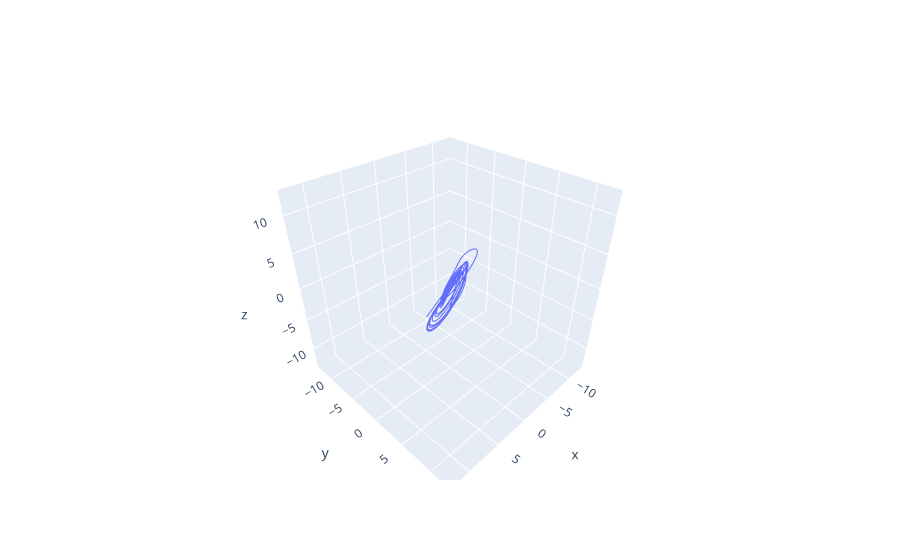

Notebook source saved alongside this figure:
### Code cell
STE = SingleTakensEmbedding('fixed', 5, 3, n_jobs=-1)
emb = STE.fit_transform(lorenz)

fig = go.Figure()
fig.add_trace(go.Scatter3d(
    x=emb[:, 0], y=emb[:,1], z=emb[:, 2], mode='lines'
))
fig.show()

### Figure 1 — Plotly figure (JSON) as saved in the notebook; plotly's stock layout.template omitted (floating-point values rounded to 4 significant figures; data arrays with more than 128 entries replaced by an {"elided": "..."} marker saying what was removed)
{"data": [{"mode": "lines", "type": "scatter3d", "x": {"elided": "4932 float values"}, "y": {"elided": "4932 float values"}, "z": {"elided": "4932 float values"}}], "layout": {}}
